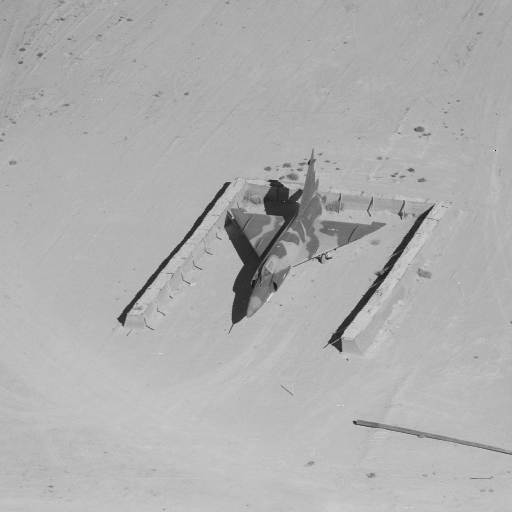
#> input picture Data Set of Images/7.1.02.tiff, 512 x 512 px, found by its file name
$ python '8. Canny Detector.py'
#> lines starting #> are read from the running program, lines starting #| are printed output that depends on the picture; after the words box and inside, x2 and y2 are one past the last pixel; in counts of white or black regions, pixels touching at a corner belong together
import cv2
import matplotlib.pyplot as plt

def main():

    source = "C:\\Users\\Srikanth\\Desktop\\Python\\Opencv\\Dataset\\"
    imgpath = source+ "7.1.02.tiff"
    img = cv2.imread(imgpath,1)
#> img is the input picture: shape (512, 512, 3); min 3, max 250, mean 175.3
    #img = cv2.cvtColor(img, cv2.COLOR_BGR2RGB)

    L1 = cv2.Canny(img,50,300, L2gradient = False)
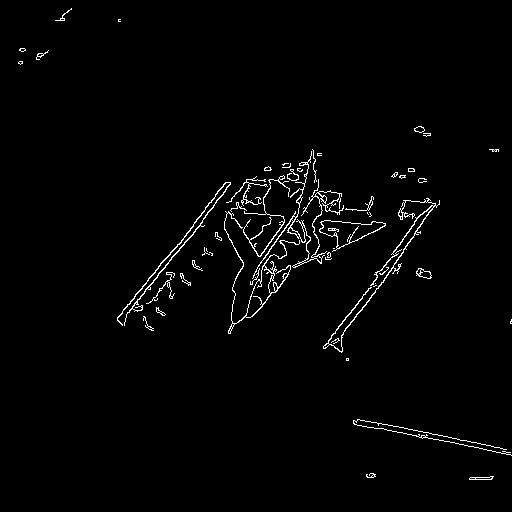
#> L1: shape (512, 512); 1.8% white in thin lines or dots, all inside (x1, y1, x2, y2) = (18, 8, 512, 480)
    L2 = cv2.Canny(img,50,300, L2gradient = True)
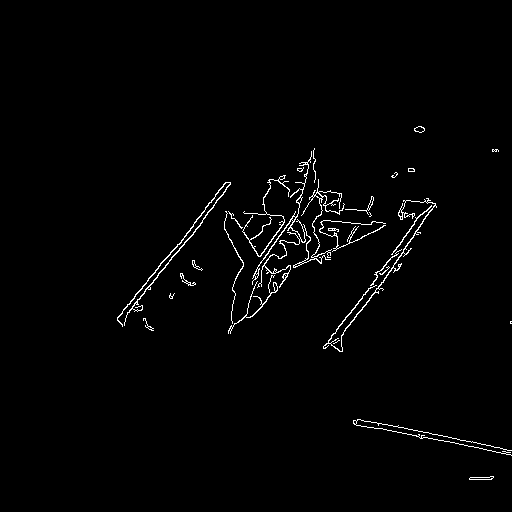
#> L2: shape (512, 512); 1.5% white in thin lines or dots, all inside (x1, y1, x2, y2) = (117, 126, 512, 480)

    output = [img,L1,L2]
    title = ['Actual','L1','L2']


    for i in range(3):
        plt.subplot(1,3,i+1)
        plt.imshow(output[i],cmap='gray')
        plt.title(title[i])
        plt.xticks([])
        plt.yticks([])

    plt.show()
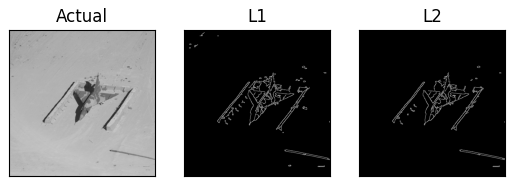
#> figure drawn by matplotlib, 3 panels
if __name__ =='__main__':
    main()

$ run again, with Data Set of Images/4.1.03.tiff copied over Data Set of Images/7.1.02.tiff
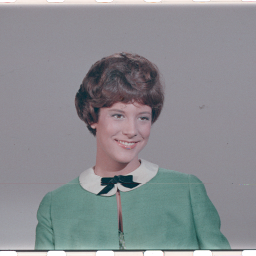
#> input picture Data Set of Images/4.1.03.tiff, 256 x 256 px, found by its file name
#> in main, img is the input picture: shape (256, 256, 3); mean B, G, R 144, 140, 137.6
#> in main, `L1 = cv2.Canny(img,50,300, L2gradient = False)`:
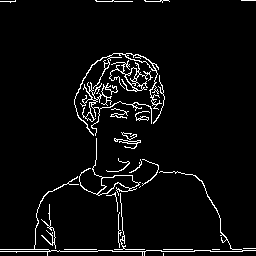
#> L1: shape (256, 256); 4.5% white in thin lines or dots
#> L2: shape (256, 256); 3.7% white in thin lines or dots
#> in main, `plt.show()`:
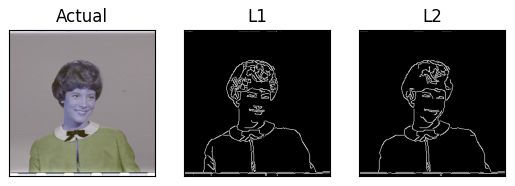
#> figure drawn by matplotlib, 3 panels; B, G, R data is drawn as R, G, B
